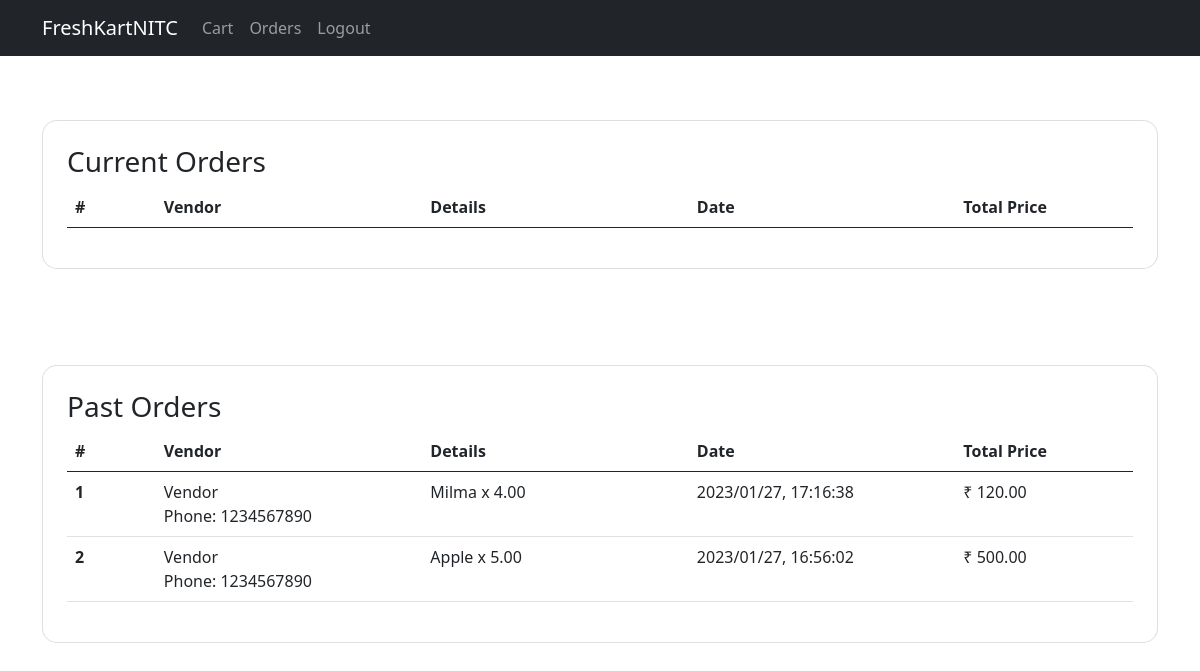
The page /orders (signed in) on the database as committed earlier.
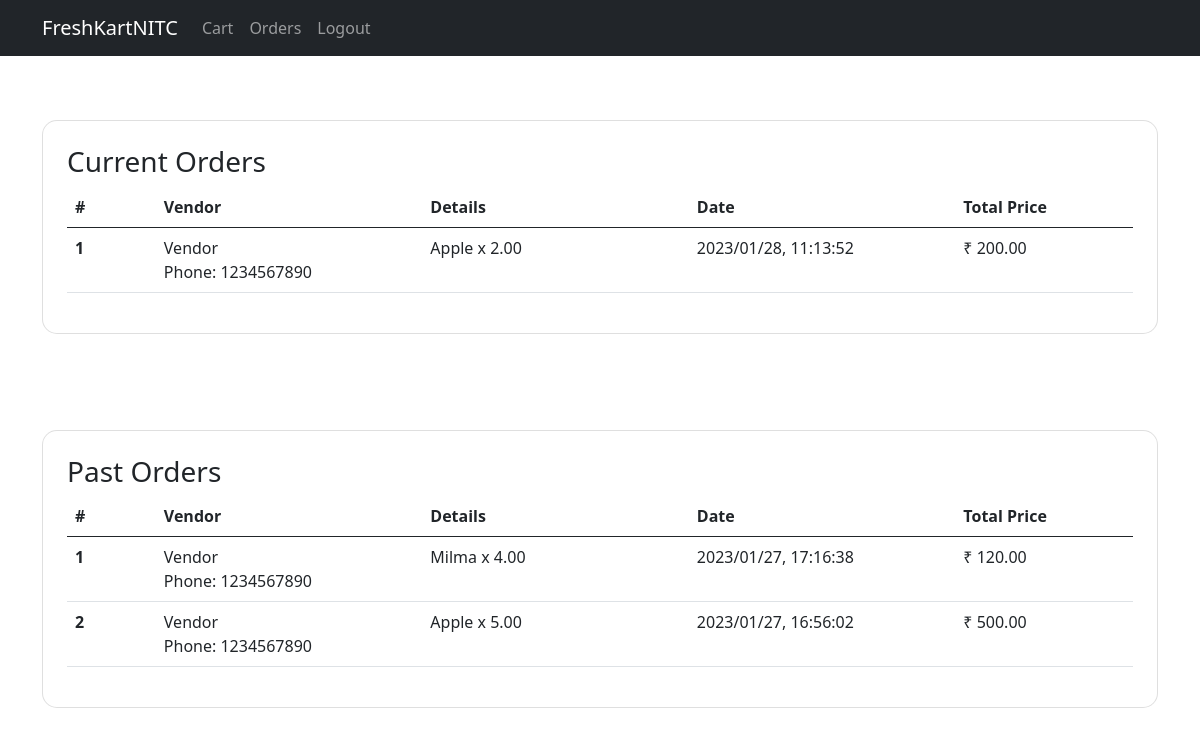
The same page on the database as committed later.
### application/models.py (models this page shows)
class Vendors(db.Model):
    __tablename__ = 'vendors'
    id = db.Column(db.Integer, primary_key=True, autoincrement=True)
    name = db.Column(db.String(255), nullable=False)
    email = db.Column(db.String(255), nullable=False, unique=True)
    phone = db.Column(db.String(10), nullable=False)
    password = db.Column(db.String(255), nullable=False)

class Products(db.Model):
    __tablename__ = 'products'
    id = db.Column(db.Integer, primary_key=True, autoincrement=True)
    name = db.Column(db.String(255), nullable=False)
    vendor = db.Column(db.Integer, db.ForeignKey('vendors.id'), nullable=False)
    image = db.Column(db.String(255), nullable=False)
    category = db.Column(db.String(255), nullable=False)
    price = db.Column(db.Numeric(10,2), nullable=False)
    qty = db.Column(db.Numeric(10,2), nullable=False)
    unit = db.Column(db.String(255), nullable=False)

class Orders(db.Model):
    __tablename__ = 'orders'
    id = db.Column(db.Integer, primary_key=True, autoincrement=True)
    vendor = db.Column(db.Integer, db.ForeignKey('vendors.id'), nullable=False)
    user = db.Column(db.Integer, db.ForeignKey('users.id'), nullable=False)
    product = db.Column(db.Integer, db.ForeignKey('products.id'), nullable=False)
    date = db.Column(db.String(255), nullable=False)
    qty = db.Column(db.Numeric(10,2), nullable=False)
    price = db.Column(db.Numeric(10,2), nullable=False)
    state = db.Column(db.String(255), nullable=False)

### application/controllers.py (the view)
@app.route('/orders')
@buyer_login_required
def orders():
    orders, prev_orders = utils.get_orders(session['id'])
    return render_template('orders.html', orders=orders, prev_orders = prev_orders )

### application/controllers.py (called while the page is built)
def buyer_login_required(f):
    @wraps(f)
    def wrap(*args, **kwargs):
        if 'type' in session and session['type'] == 'Buyer' and 'status' in session:
            return f(*args, **kwargs)
        else:
            flash('Unauthorized Access','danger')
            return redirect(url_for('login'))
    return wrap

### application/utils.py (called while the page is built)
def get_orders(id):
    orders = Orders.query.filter_by(user=id).order_by(Orders.date.desc()).all()
    current_orders = []
    past_orders = []
    for order in orders:
        product = Products.query.filter_by(id=order.product).first()
        vendor = Vendors.query.filter_by(id=order.vendor).first()
        item = {
            'vendor_name': vendor.name,
            'vendor_phone': vendor.phone,
            'product_name': product.name,
            'qty': order.qty,
            'date': order.date,
            'price': round(order.price * order.qty,2)
        }
        if order.state == "Ordered":
            current_orders.append(item)
        elif order.state == "Delivered":
            past_orders.append(item)
    return current_orders,past_orders

### templates/orders.html
{% extends 'base_buyer.html' %}
{% block content %}
<div class="container py-5 h-100">
    <div class="card" style="border-radius: 15px;">
        <div class="card-body p-4">
            <h3>Current Orders</h3>
            <table class="table">
                <thead>
                  <tr>
                    <th class = "col-1">#</th>
                    <th class = "col-3">Vendor</th>
                    <th class="col-3">Details</th>
                    <th class="col-3">Date</th>
                    <th class = "col-2">Total Price</th>
                  </tr>
                </thead>
                <tbody>
                    {% for order in orders %}
                        <tr>
                            <th>{{ loop.index }}</th>
                            <td>
                                <div>
                                    <span>{{order['vendor_name']}}
                                    <br>
                                    Phone: {{order['vendor_phone']}}</span>
                                </div>
                            </td>
                            <td>{{ order['product_name'] }} x {{ order['qty'] }}</td>
                            <td>{{ order['date'] }}</td>
                            <td>₹ {{ order['price'] }}</td>
                        </tr>
                    {% endfor %}
                </tbody>
              </table>
        </div>
    </div>
</div>
<div class="container py-5 h-100">
    <div class="card" style="border-radius: 15px;">
        <div class="card-body p-4">
            <h3>Past Orders</h3>
            <table class="table">
                <thead>
                  <tr>
                    <th class = "col-1">#</th>
                    <th class = "col-3">Vendor</th>
                    <th class="col-3">Details</th>
                    <th class="col-3">Date</th>
                    <th class = "col-2">Total Price</th>
                  </tr>
                </thead>
                <tbody>
                    {% for order in prev_orders %}
                        <tr>
                            <th>{{ loop.index }}</th>
                            <td>
                                <div>
                                    <span>{{order['vendor_name']}}
                                    <br>
                                    Phone: {{order['vendor_phone']}}</span>
                                </div>
                            </td>
                            <td>{{ order['product_name'] }} x {{ order['qty'] }}</td>
                            <td>{{ order['date'] }}</td>
                            <td>₹ {{ order['price'] }}</td>
                        </tr>
                    {% endfor %}
                </tbody>
              </table>
        </div>
    </div>
</div>
{% endblock %}

Rows that differ between the two databases and show on the page:
now on this page (row edited): Orders: qty "2.00", date "2023/01/28, 11:13:52"
Other text that changed with them:
new list line: "1 Phone: x ₹ 200.00"
new list line: "Vendor 1234567890"
new list line: "Apple"
